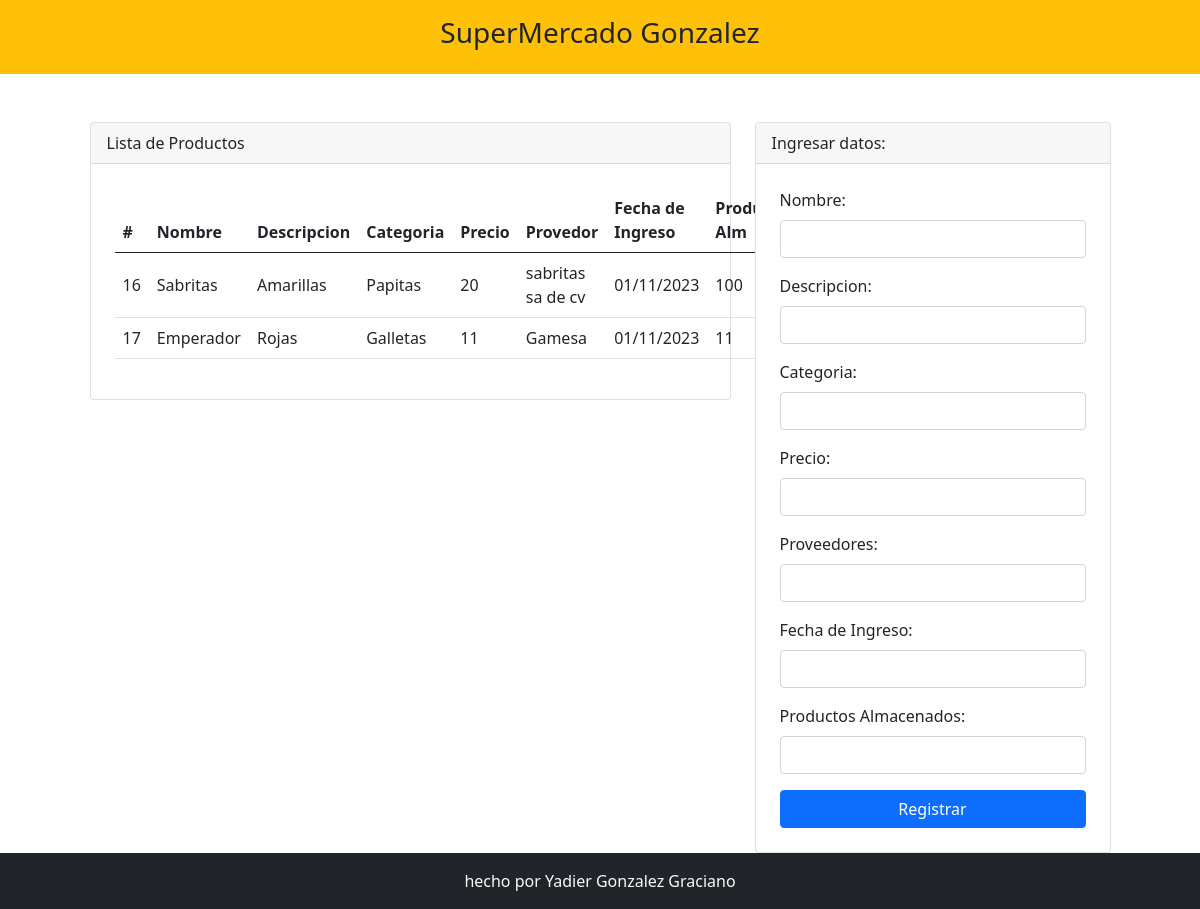
/crud/index.php, run on the app's committed database.
### tables this page shows
CREATE TABLE `producto` (
  `codigo` int(11) NOT NULL,
  `nombre` varchar(100) DEFAULT NULL,
  `descripcion` varchar(100) DEFAULT NULL,
  `categoria` varchar(20) DEFAULT NULL,
  `precio` int(50) NOT NULL,
  `proveedores` varchar(100) NOT NULL,
  `fechaIngreso` varchar(100) NOT NULL,
  `productosAlm` varchar(100) NOT NULL
);

### crud/index.php (the view, shortened to what this page needs)
<?php include 'template/header.php' ?>
<?php
    include_once "model/conexion.php";
    $sentencia = $bd -> query("select * from producto");
    $persona = $sentencia->fetchAll(PDO::FETCH_OBJ);
?>
<div class="container mt-5">
    <div class="row justify-content-center">
        <div class="col-md-7">
            <div class="card">
                <div class="card-header">
                    Lista de Productos
                </div>
                <div class="p-4">
                    <table class="table align-middle">
                        <thead>
                            <tr>
                                <th scope="col">#</th>
                                <th scope="col">Nombre</th>
                                <th scope="col">Descripcion</th>
                                <th scope="col">Categoria</th>
                                <th scope="col">Precio</th>
                                <th scope="col">Provedor</th>
                                <th scope="col">Fecha de Ingreso</th>
                                <th scope="col">Produc Alm</th>
                                <th scope="col" colspan="2">Opciones</th>
                            </tr>
                        </thead>
                        <tbody>
                            <?php
                                foreach($persona as $dato){
                            ?>
                            <tr>
                                <td scope="row"><?php echo $dato->codigo; ?></td>
                                <td><?php echo $dato->nombre; ?></td>
                                <td><?php echo $dato->descripcion; ?></td>
                                <td><?php echo $dato->categoria; ?></td>
                                <td><?php echo $dato->precio; ?></td>
                                <td><?php echo $dato->proveedores; ?></td>
                                <td><?php echo $dato->fechaIngreso; ?></td>
                                <td><?php echo $dato->productosAlm; ?></td>
                                <td><a class="text-success" href="editar.php?codigo=<?php echo $dato->codigo; ?>"><i class="bi bi-pencil-square"></i></a></td>
                                <td><a onclick="return confirm('Estas seguro de eliminar?');" class="text-danger" href="eliminar.php?codigo=<?php echo $dato->codigo; ?>"><i class="bi bi-trash"></i></a></td>
                            </tr>
                            <?php
                                }
                            ?>
                        </tbody>
                    </table>
                </div>
            </div>
        </div>
        <div class="col-md-4">
            <div class="card">
                <div class="card-header">
                    Ingresar datos:
                </div>
                <form class="p-4" method="POST" action="registrar.php">
                    <div class="mb-3">
                        <label class="form-label">Nombre: </label>
                        <input type="text" class="form-control" name="txtNombre" autofocus required>
                    </div>
                    <div class="mb-3">
                        <label class="form-label">Descripcion: </label>
                        <input type="text" class="form-control" name="txtDescripcion" autofocus required>
                    </div>
                    <div class="mb-3">
                        <label class="form-label">Categoria: </label>
                        <input type="text" class="form-control" name="txtCategoria" autofocus required>
                    </div>
                    <div class="mb-3">
                        <label class="form-label">Precio: </label>
                        <input type="text" class="form-control" name="txtPrecio" autofocus required>
                    </div>
                    <div class="mb-3">
                        <label class="form-label">Proveedores: </label>
                        <input type="text" class="form-control" name="txtProveedores" autofocus required>
                    </div>
                    <div class="mb-3">
                        <label class="form-label">Fecha de Ingreso: </label>
                        <input type="text" class="form-control" name="txtFechaIngreso" autofocus required>
                    </div>
                    <div class="mb-3">
                        <label class="form-label">Productos Almacenados: </label>
                        <input type="text" class="form-control" name="txtProductosAlm" autofocus required>
                    </div>
                    <div class="d-grid">
                        <input type="submit" class="btn btn-primary" value="Registrar">
                    </div>
                </form>
            </div>
        </div>
    </div>
</div>
<?php include 'template/footer.php' ?>

### crud/template/header.php (shortened to what this page needs)
<!doctype html>
<html lang="es">
  <head>
    <link rel="stylesheet" href="https://cdn.jsdelivr.net/npm/bootstrap@5.0.2/dist/css/bootstrap.min.css">
    <link rel="stylesheet" href="https://cdn.jsdelivr.net/npm/bootstrap-icons@1.5.0/font/bootstrap-icons.css">
  </head>
  <body>
      <div class="container-fluid bg-warning">
          <div class="row">
              <div class="col-md">
                  <header class="py-3">
                      <h3 class="text-center">SuperMercado Gonzalez</h3>
                  </header>
              </div>
          </div>
      </div>

### crud/template/footer.php (shortened to what this page needs)
<footer class="container-fluid bg-dark">
        <div class="row">
            <div class="col-md text-light text-center py-3">
                hecho por Yadier Gonzalez Graciano
            </div>
        </div>
    </footer>
  </body>
</html>

### data on the page
producto: codigo "16", nombre "Sabritas", descripcion "Amarillas", categoria "Papitas", precio "20", proveedores "sabritas sa de cv", fechaIngreso "01/11/2023", productosAlm "100"
producto: codigo "17", nombre "Emperador", descripcion "Rojas", categoria "Galletas", precio "11", proveedores "Gamesa", fechaIngreso "01/11/2023", productosAlm "11"
